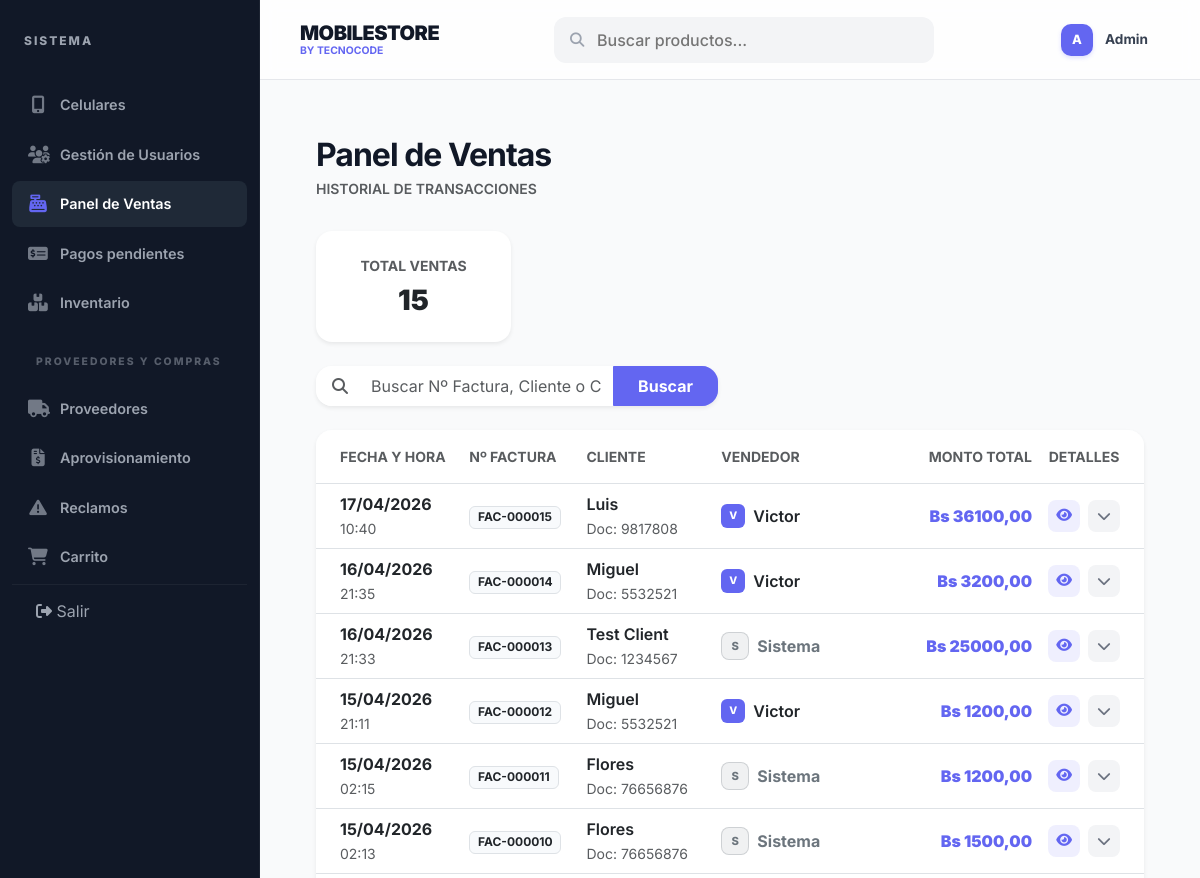
The page /ventas/reporte/ (signed in, upper part) on the database as committed earlier.
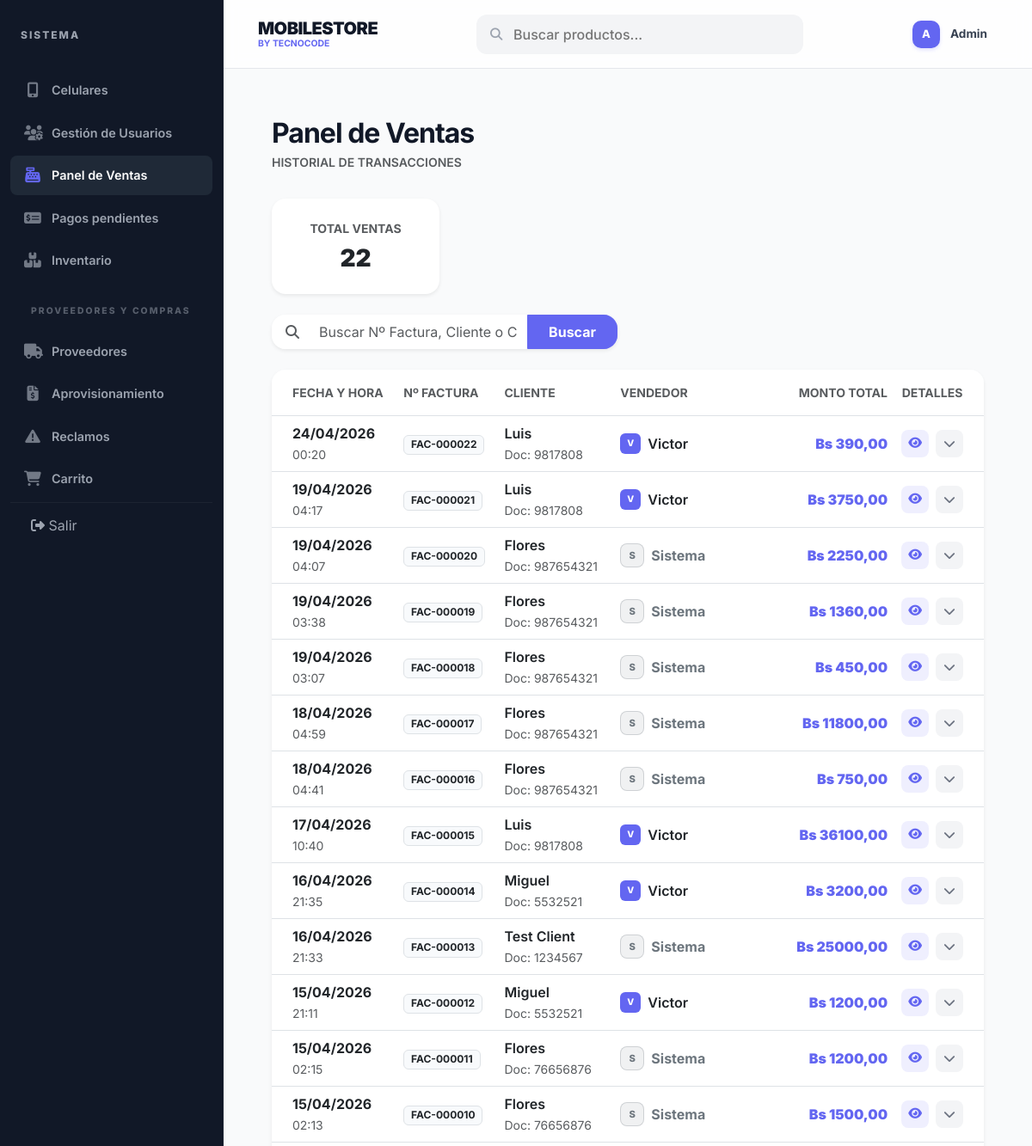
The same page on the database as committed later.
### Login/models.py (models this page shows, shortened)
class Venta(models.Model):
    ESTADO_CHOICES = [
        ('Iniciada', 'Iniciada'), # Creada pero sin pago confirmado
        ('Pagada', 'Pagada'),     # Transacción completada con éxito
        ('Cancelada', 'Cancelada'),
    ]
    id_venta = models.AutoField(primary_key=True)
    cliente = models.ForeignKey(Cliente, on_delete=models.CASCADE, db_column='id_cliente')
    usuario = models.ForeignKey(settings.AUTH_USER_MODEL, on_delete=models.CASCADE, db_column='id_usuario')
    canal = models.ForeignKey(CanalVenta, on_delete=models.SET_NULL, null=True, blank=True, db_column='id_canal')
    fecha = models.DateTimeField(auto_now_add=True)
    total = models.DecimalField(max_digits=10, decimal_places=2, default=0)
    estado = models.CharField(max_length=10, choices=ESTADO_CHOICES, default='Iniciada')
    class Meta:
        db_table = 'venta'

class Factura(models.Model):
    id_factura = models.AutoField(primary_key=True)
    venta = models.OneToOneField(Venta, on_delete=models.CASCADE, db_column='id_venta')
    numero_factura = models.CharField(max_length=50, unique=True)
    fecha_emision = models.DateTimeField(auto_now_add=True)
    nit = models.CharField(max_length=20, blank=True, null=True)
    razon_social = models.CharField(max_length=100, blank=True, null=True)
    total = models.DecimalField(max_digits=10, decimal_places=2)
    estado = models.CharField(max_length=50, default='Emitida')
    class Meta:
        db_table = 'factura'

class Cliente(models.Model):
    id_cliente = models.AutoField(primary_key=True)
    nombre = models.CharField(max_length=100)
    apellido = models.CharField(max_length=100, blank=True, null=True)
    telefono = models.CharField(max_length=20, unique=True)
    email = models.EmailField(max_length=100, blank=True, null=True)
    direccion = models.CharField(max_length=255, blank=True, null=True)
    documento = models.CharField(max_length=20, unique=True, blank=True, null=True) # Manteniendo compatibilidad
    estado = models.CharField(max_length=10, default='Activo')
    class Meta:
        db_table = 'cliente'

class Usuario(AbstractUser):
    ROL_CHOICES = [
        ('Administrador', 'Administrador'),  # Acceso total
        ('Vendedor', 'Vendedor'),            # Acceso a ventas e inventario
        ('Usuario', 'Usuario'),              # Cliente final (pestaña de compras)
    ]
    ESTADO_CHOICES = [
        ('Activo', 'Activo'),
        ('Inactivo', 'Inactivo'),
    ]
    nombre_completo = models.CharField(max_length=100, null=True, blank=True)
    rol = models.CharField(max_length=20, choices=ROL_CHOICES, default='Usuario')
    estado = models.CharField(max_length=10, choices=ESTADO_CHOICES, default='Activo')
    class Meta:
        db_table = 'usuario'
        verbose_name = 'Usuario'
        verbose_name_plural = 'Usuarios'

### Login/views.py (the view, shortened to what this page needs)
# urls.py: path('ventas/reporte/', ReporteVentasView.as_view(), name='reporte_ventas'),
class ReporteVentasView(LoginRequiredMixin, UserPassesTestMixin, ListView):
    model = Venta
    template_name = 'celulares/reporte_ventas.html'
    context_object_name = 'ventas'
    ordering = ['-fecha']
    def test_func(self):
        return self.request.user.is_superuser
    def get_queryset(self):
        queryset = Venta.objects.select_related('cliente', 'usuario', 'factura').prefetch_related('detalles__producto').all().order_by('-fecha')
        q = self.request.GET.get('sales_q')
        return queryset
    def get(self, request, *args, **kwargs):
        if request.headers.get('x-requested-with') == 'XMLHttpRequest':
            self.object_list = self.get_queryset()
            return render(request, 'celulares/_tabla_ventas.html', {'ventas': self.object_list})
        return super().get(request, *args, **kwargs)

### Login/context_processors.py (called while the page is built)
def global_context(request):
    data = {
        'cart_count': 0,
        'pendientes_count': 0
    }
    if request.user.is_authenticated:
        cart = Carrito.objects.filter(usuario=request.user, estado='Activo').first()
        data['cart_count'] = cart.detalles.count() if cart else 0
        if request.user.is_superuser or request.user.rol in ['Administrador', 'Vendedor']:
            data['pendientes_count'] = Pago.objects.filter(estado='Pendiente').count()
    return data

### templates/celulares/reporte_ventas.html (shortened to what this page needs)
{% extends 'base.html' %}
{% block content %}
<div class="row g-0">
    <div class="col-12">
        <div class="p-2 p-md-3">
    <div class="page-header-responsive">
        <div>
            <h2 class="fw-bold mb-1" style="letter-spacing: -1px;">Panel de Ventas</h2>
            <p class="text-muted small fw-600 mb-0">HISTORIAL DE TRANSACCIONES</p>
        </div>
    </div>
    <div class="row g-3 mb-4">
        <div class="col-12 col-sm-6 col-md-4 col-xl-3">
            <div class="card border-0 shadow-sm rounded-4 p-4 text-center">
                <span class="text-muted small fw-bold text-uppercase">Total Ventas</span>
                <h3 class="fw-900 mt-2 mb-0">{{ ventas.count }}</h3>
            </div>
        </div>
    </div>
    <div class="row mb-4">
        <div class="col-12 col-md-8 col-lg-6">
            <form method="GET" class="d-flex" id="sales-search-form">
                <div class="input-group shadow-sm rounded-4 overflow-hidden bg-white border-0">
                    <span class="input-group-text bg-white border-0 ps-3">
                        <i class="fas fa-search text-muted"></i>
                    </span>
                    <input type="text" name="sales_q" id="sales-search-input" class="form-control border-0 py-2"
                           placeholder="Buscar Nº Factura, Cliente o CI..."
                           value="{{ request.GET.sales_q|default:'' }}"
                           autocomplete="off">
                    <button type="submit" class="btn btn-primary px-4 fw-bold">Buscar</button>
                </div>
            </form>
        </div>
    </div>
    <div class="card border-0 shadow-sm rounded-4 overflow-hidden mb-4">
        <div class="table-responsive">
            <table class="table table-hover align-middle mb-0">
                <thead class="bg-light">
                    <tr>
                        <th class="ps-4 py-3 text-muted small fw-bold text-uppercase">Fecha y Hora</th>
                        <th class="py-3 text-muted small fw-bold text-uppercase">Nº Factura</th>
                        <th class="py-3 text-muted small fw-bold text-uppercase">Cliente</th>
                        <th class="py-3 text-muted small fw-bold text-uppercase">Vendedor</th>
                        <th class="py-3 text-muted small fw-bold text-uppercase text-end">Monto Total</th>
                        <th class="pe-4 py-3 text-muted small fw-bold text-uppercase text-center" style="width: 100px;">Detalles</th>
                    </tr>
                </thead>
                <tbody id="ventas-table-body">
                    {% include 'celulares/_tabla_ventas.html' %}
                </tbody>
            </table>
        </div>
    </div>
        </div>
    </div>
</div>
{% endblock %}

### templates/celulares/_tabla_ventas.html (shortened to what this page needs)
{% for v in ventas %}
<tr>
    <td class="ps-4">
        <div class="fw-bold">{{ v.fecha|date:"d/m/Y" }}</div>
        <small class="text-muted">{{ v.fecha|date:"H:i" }}</small>
    </td>
    <td>
        <span class="badge bg-light text-dark fw-bold border">{{ v.factura.numero_factura|default:"S/N" }}</span>
    </td>
    <td>
        <div class="fw-600">{{ v.cliente.nombre }}</div>
        <small class="text-muted">Doc: {{ v.cliente.documento }}</small>
    </td>
    <td>
        <div class="d-flex align-items-center">
            {% if v.usuario.rol == 'Usuario' %}
                <div class="avatar-mini me-2 bg-secondary bg-opacity-10 text-secondary border border-secondary border-opacity-25 text-center" style="width: 28px; height: 28px; border-radius: 8px; line-height: 26px; font-weight: 800; font-size: 0.7rem;">S</div>
                <span class="fw-bold text-secondary">Sistema</span>
            {% else %}
                <div class="avatar-mini me-2">{{ v.usuario.username.0|upper }}</div>
                <span class="fw-600">{{ v.usuario.nombre_completo|default:v.usuario.username }}</span>
            {% endif %}
        </div>
    </td>
    <td class="text-end fw-900 text-primary">
        Bs {{ v.total }}
    </td>
    <td class="pe-4 text-center">
        <div class="d-flex justify-content-center gap-2">
            {% if v.factura %}
            <a href="{% url 'detalle_factura' v.factura.pk %}" class="btn btn-sm btn-action bg-primary bg-opacity-10 text-primary border-primary border-opacity-25" title="Ver Factura">
                <i class="fas fa-eye"></i>
            </a>
            {% endif %}
            <button class="btn btn-sm btn-action" type="button" data-bs-toggle="collapse" data-bs-target="#detalle-{{ v.id_venta }}">
                <i class="fas fa-chevron-down"></i>
            </button>
        </div>
    </td>
</tr>
{% endfor %}

Rows that differ between the two databases and show on the page:
added Venta: fecha "24/04/2026", fecha "00:20", factura.numero_factura "FAC-000022", cliente.nombre "Luis", cliente.documento "9817808", usuario.username.0 "V", usuario.nombre_completo "Victor", total "390,00"
added Venta: fecha "19/04/2026", fecha "04:17", factura.numero_factura "FAC-000021", cliente.nombre "Luis", cliente.documento "9817808", usuario.username.0 "V", usuario.nombre_completo "Victor", total "3750,00"
added Venta: fecha "19/04/2026", fecha "04:07", factura.numero_factura "FAC-000020", cliente.nombre "Flores", cliente.documento "987654321", shows "S", total "2250,00"
added Venta: fecha "19/04/2026", fecha "03:38", factura.numero_factura "FAC-000019", cliente.nombre "Flores", cliente.documento "987654321", shows "S", total "1360,00"
added Venta: fecha "19/04/2026", fecha "03:07", factura.numero_factura "FAC-000018", cliente.nombre "Flores", cliente.documento "987654321", shows "S", total "450,00"
added Venta: fecha "18/04/2026", fecha "04:59", factura.numero_factura "FAC-000017", cliente.nombre "Flores", cliente.documento "987654321", shows "S", total "11800,00"
added Venta: fecha "18/04/2026", fecha "04:41", factura.numero_factura "FAC-000016", cliente.nombre "Flores", cliente.documento "987654321", shows "S", total "750,00"
Other text that changed with them:
{{ ventas.count }}: "15" → "22"
